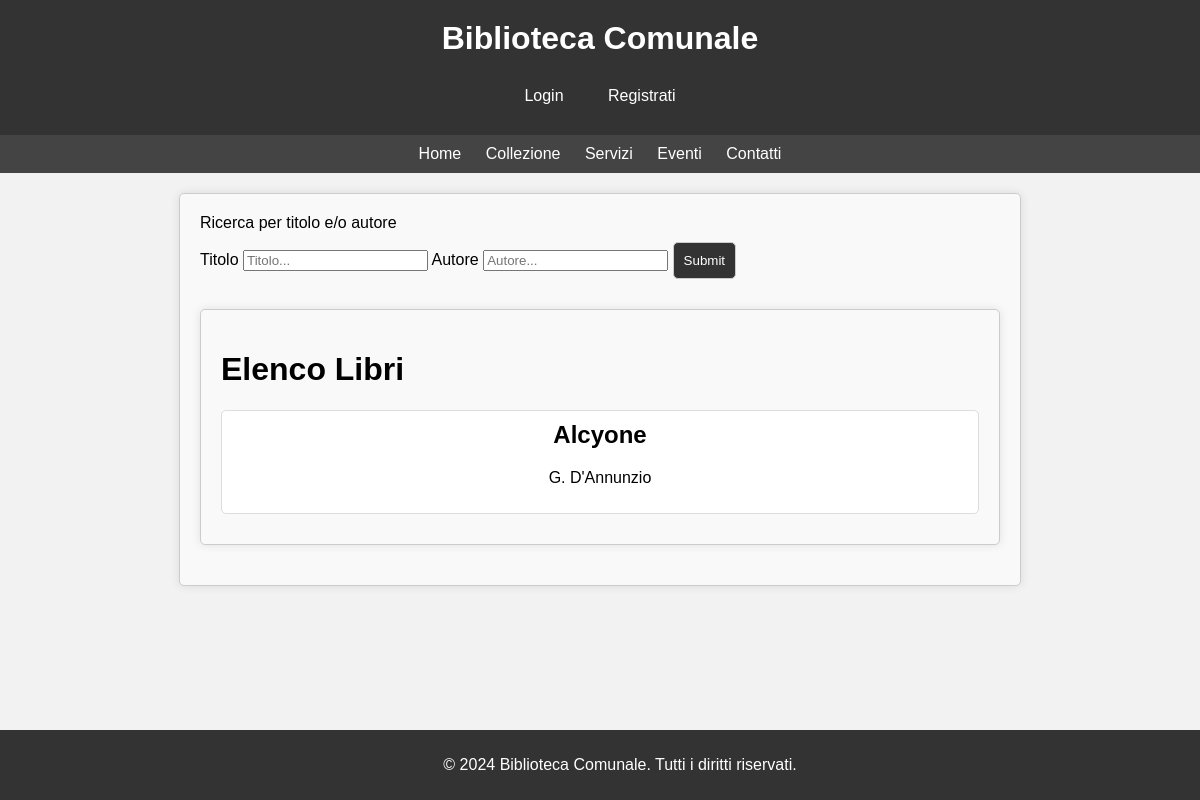
Page /collezione on the earlier database version.
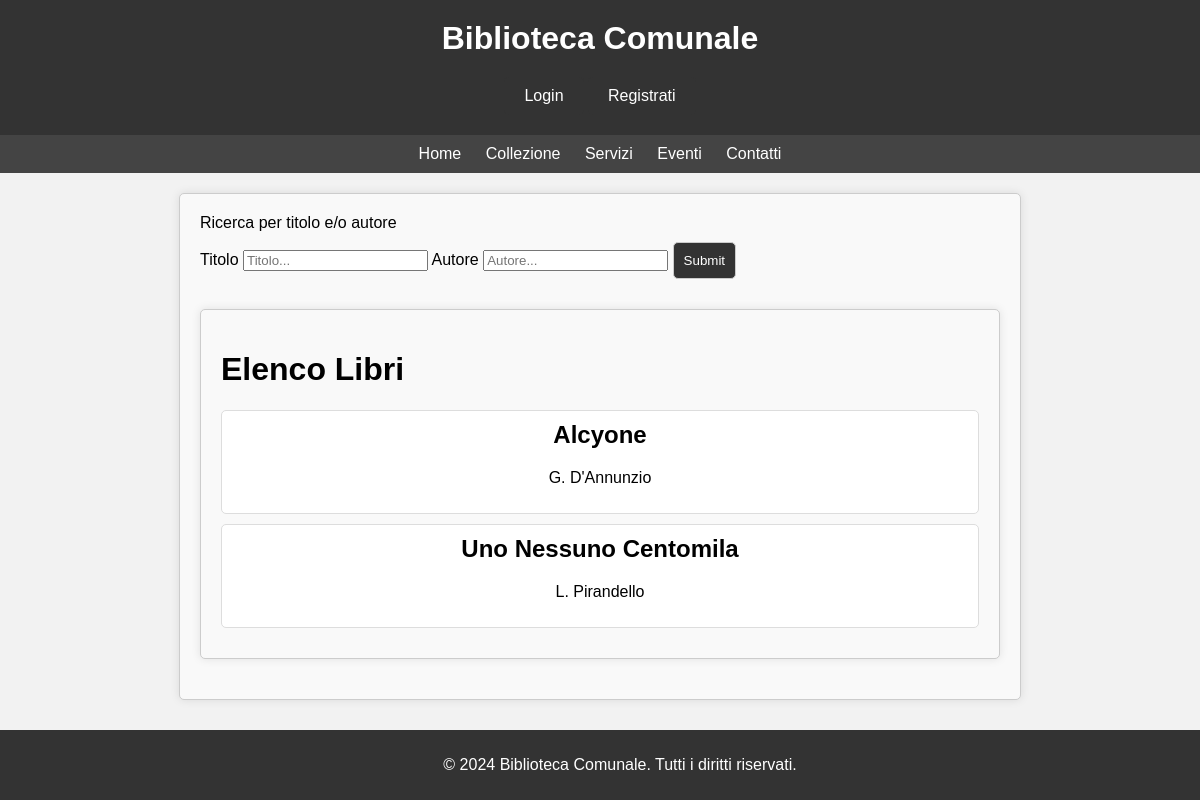
Same page on the later database version.
### tables this page shows
CREATE TABLE Libro (
ISBN		smallint (13) primary key,
Titolo		varchar	 (100),
Autore 		varchar  (100),
N_Copie	        varchar  (100),
disponibilità	boolean
CHECK (LENGTH(ISBN) == 13)		
, Descrizione text);

### biblioteca.py (the view)
@app.route('/collezione')
def collezione ():
    connection = sqlite3.connect('biblioteca.db') #cambiare il nome del database nel caso
    connection.row_factory=sqlite3.Row
    posts = connection.execute ('SELECT * FROM Libro').fetchall() #same goes for tabella
    connection.close()
    return render_template ('collezione.html',posts=posts)

### templates/collezione.html (shortened to what this page needs)
{%extends "layout.html"%}
{%block head%}
{{super ()}}
{%endblock%}
{%block content%}
<form action="/ricerca" method="post">
  <label>Ricerca per titolo e/o autore</label> <br>
	<label for="search">Titolo</label>
	<input id="search" name="Titolo" placeholder="Titolo..." type="search">
  <label for="search">Autore</label>
  <input id="search" name="Autore" type="search" placeholder="Autore...">
  <input type="submit">
</form>
<div class="container">
    <h1>Elenco Libri</h1>
    {% for post in posts %}
    <div class="section">
      <div class="book">
        <h2>{{post.Titolo}}</h2>
        <p>{{post.Autore}}</p>
      </div>
    </div>
    {%endfor%}
</div>
{%endblock%}

### templates/layout.html (shortened to what this page needs)
<!DOCTYPE html>
<html lang="it">
<head>
    {%block head%}
  <link href="../static/style.css" rel="stylesheet" type="text/css"/>
  {%endblock%}
</head>
<body>
  <header>
      <div>
        <h1 style="margin: 0;">Biblioteca Comunale</h1>
      </div>
      <div>
        <a href="{{ url_for ('login')}}" class="button">Login</a>
        <a href="{{ url_for ('signup')}}" class="button">Registrati</a>
      </div>
  </header>
  <nav>
    <a href="{{ url_for ('index')}}">Home</a>
    <a href="{{ url_for ('collezione')}}">Collezione</a>
    <a href="#">Servizi</a>
    <a href="#">Eventi</a>
    <a href="#">Contatti</a>
  </nav>
  <div class="container">
    {%block content%}
    {%endblock%}
  </div>
  <footer>
    <p>&copy; 2024 Biblioteca Comunale. Tutti i diritti riservati.</p>
  </footer>
</body>
</html>

### static/style.css (style rules this page uses)
.container { max-width: 400px; margin: 50px auto; padding: 20px; background-color: #fff; border-radius: 8px; box-shadow: 0 0 10px rgba(0,0,0,0.1); }
h2 { text-align: center; }
input[type="text"], input[type="password"], input[type="email"], input[type="submit"] { padding: 10px; margin: 10px 0; border: 1px solid #ccc; border-radius: 5px; box-sizing: border-box; }
input[type="submit"] { background-color: #333; color: #fff; cursor: pointer; }
p { text-align: center; }
.button { display: inline-block; padding: 10px 20px; margin-top: 20px; background-color: #333; color: #fff; text-decoration: none; border-radius: 5px; transition: background-color 0.3s ease; }
body { font-family: Arial, sans-serif; margin: 0; padding: 0; background-color: #f2f2f2; }
header { background-color: #333; color: #fff; padding: 20px; text-align: center; }
nav { background-color: #444; color: #fff; text-align: center; padding: 10px; }
nav a { color: #fff; text-decoration: none; margin: 0 10px; }
.container { max-width: 800px; margin: 20px auto; padding: 20px; background-color: #fff; border-radius: 8px; box-shadow: 0 0 10px rgba(0,0,0,0.1); }
footer { background-color: #333; color: #fff; padding: 10px 20px; text-align: center; position: fixed; bottom: 0; width: 100%; }

### templates/collezione.html (style rules this page uses)
body { font-family: Arial, sans-serif; margin: 0; padding: 0; }
.container { max-width: 800px; margin: 20px auto; padding: 20px; border: 1px solid #ccc; border-radius: 5px; background-color: #f9f9f9; }
.book { margin-bottom: 10px; padding: 10px; border: 1px solid #ddd; border-radius: 5px; background-color: #fff; }
.book h2 { margin-top: 0; }

Differences in the rows shown:
added Libro: Titolo "Uno Nessuno Centomila", Autore "L. Pirandello"
